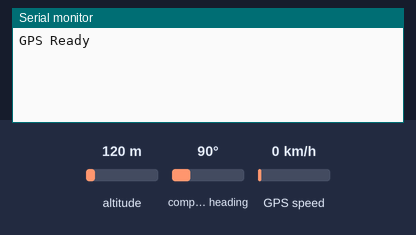
This sketch was run on a simulated Teensy 4. Shown: the last lines printed to the serial monitor. The test bench sets the inputs (shaded band); at power-on: altitude 120 m, compass heading 90°, GPS speed 0 km/h. The GPS gets a fix after 3 s at 37.7749, -122.4194 with 8 satellites.

Above: at 1.2 s.
1.3 s: altitude set to 20 m
At 3.9 s:
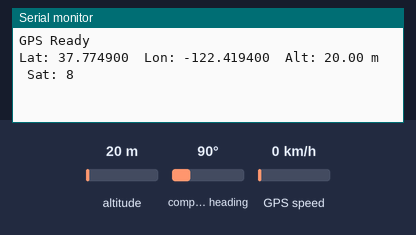
5.4 s: altitude set to 250 m
At 6.9 s:
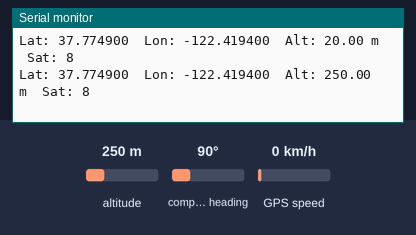

Measured:
- after the input at 1.3 s, the serial monitor: prints a new line after 1.7 s (image 1)
- after the input at 5.4 s, the serial monitor: prints a new line after 0.70 s (image 2)

The sketch:

NEO8M-GPS.ino
```cpp
#include <TinyGPS++.h>

TinyGPSPlus gps;

// กำหนด Serial2: RX2 = 7, TX2 = 8 สำหรับ Teensy 4.1
#define GPS_SERIAL Serial2

// ผมไม่ได้ใช้ SoftwareSerial เพราะ Teensy 4.1 มี Serial2 ที่สามารถใช้ได้เลย

void setup() {
  Serial.begin(115200);      // Serial Monitor
  GPS_SERIAL.begin(9600);    // GPS module baudrate (ปกติ 9600)
  Serial.println("GPS Ready");
}

void loop() {
  while (GPS_SERIAL.available() > 0) {
    gps.encode(GPS_SERIAL.read());
  }

  if (gps.location.isUpdated()) {
    Serial.print("Lat: ");
    Serial.print(gps.location.lat(), 6);
    Serial.print("  Lon: ");
    Serial.print(gps.location.lng(), 6);
    Serial.print("  Alt: ");
    Serial.print(gps.altitude.meters());
    Serial.print(" m  Sat: ");
    Serial.println(gps.satellites.value());
  }

  delay(200);
}
```
